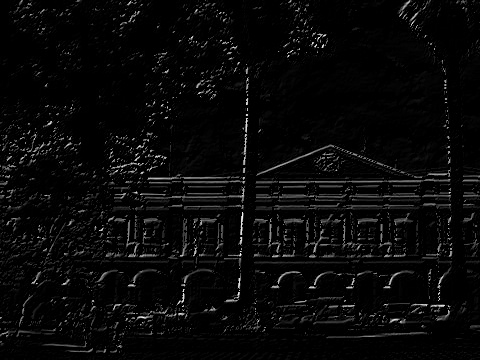
#> input picture Deskriptor/src/poem/directional0.jpg, 480 x 360 px; its folder holds only this picture in this run
$ python poem.py directional0.jpg   (Python 2 division)
#> lines starting #> are read from the running program, lines starting #| are printed output that depends on the picture
#> in main, img is the input picture: shape (360, 480); min 0, max 251, mean 9
# -*- coding: utf-8 -*-
"""
Poem slouzi k detekci hran.

@author: Katerina Kratochvilova
"""

import cv2
import numpy as np
import math
import sys #srgv

from matplotlib import pyplot as plt

DEBUG = True
COUNT_DIRECTIONS = 3
CELL_SIZE = 3 #7
BLOCK_SIZE = 8 #10
TAU = 4

def write_matrix_file(matrix, file_name):
    """
    Zapise zaslanou matici do souboru.

    Keyword arguments:
            matrix -- matice, ktera ma byt ulozena do souboru.
            file_name -- nazev souboru do ktereho se ma matice ulozit.
    """
    soubor = open(file_name, 'w')
    for row in matrix:
        for item in row:
            soubor.write(" {} ".format(item))
        soubor.write("\n")
    soubor.close()


def count_gradient(img):
    """
    Spocita gradienty obrazku (smery rustu), tak ze na nej pouzije masky x_kernel a y_kernel.

    Keyword arguments:
            img -- obrazek, pro ktery se ma gradient spocitat.
    Return arguments:
            gradient -- vypocteny gradient.
    """
    ddepth = -1; #when ddepth=-1, the output image will have the same depth as the source.

    img = img.astype(float) #prevedeme obrazek na float, v zakladu je uint, kdyz to neudelame tak nam misto zapornych cisel vyjde v gradientech 0

    x_kernel = np.array([1.0, 0.0, -1.0]).reshape((1,3))
    y_kernel = np.array([1.0, 0.0, -1.0])
    #x_kernel = np.array([-1.0, 1.0]).reshape((1,2))
    #y_kernel = np.array([-1.0, 1.0])

    gradient = np.zeros((2, img.shape[0], img.shape[1]), dtype = float)
    gradient[0,:,:] = cv2.filter2D(img, ddepth, x_kernel, borderType=cv2.BORDER_REPLICATE)
    gradient[1,:,:] = cv2.filter2D(img, ddepth, y_kernel, borderType=cv2.BORDER_REPLICATE)

    if (DEBUG):
        write_matrix_file(gradient[0], "gradientX.txt")
        write_matrix_file(gradient[1], "gradientY.txt")
        cv2.imwrite('gradientX.jpg', gradient[0,:,:])
        cv2.imwrite('gradientY.jpg', gradient[1,:,:])

    return gradient


def count_magnitude(gradient):
    """"
    Spocte magnitudu, velikost smeru rustu. Magnituda = velikost vektoru.

    Keyword arguments:
            gradient -- gradient pro ktery se ma magnituda spocitat.
    Return arguments:
            magnitude -- vypoctene magnitudy.
    """
    magnitude = cv2.magnitude(gradient[0,:,:],gradient[1,:,:])
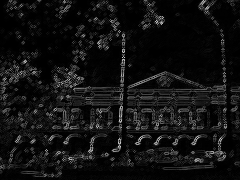
#> magnitude: shape (180, 240) float64; min 0, max 209.7, mean 17.8

    if (DEBUG):
        write_matrix_file(magnitude, "magnitude.txt")
        cv2.imwrite('magnitude.jpg', magnitude)

    return magnitude


# [17 lines left out: function count_phase, not called in this run]


def compute_direction(count_directions, gradient, magnitude):
    """
        Spocita uhly kam vektor smeruje a rozradi se do matic podle smeru (pocet smeru = count_directions)

        Keyword arguments:
            count_directions -- pocet smeru.
            gradient -- gradient.
            magnitude -- magnitudy.
        Return arguments:
            directional -- 3 matice, roztridene podle fazi, obsahujici magnitudy.
    """
#> called with count_directions = 3, gradient = array of shape (2, 180, 240)

    phases = cv2.phase(gradient[0], gradient[1], angleInDegrees=False)
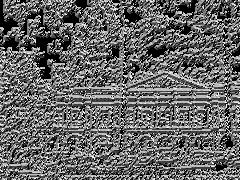
#> phases: shape (180, 240) float64; min 0, max 6.28, mean 2.55; drawn with min black and max white
    #angleInDegrees – when true, the input angles are measured in degrees, otherwise, they are measured in radians.

    if (DEBUG):
        write_matrix_file(phases, "phase.txt")

    size_of_direction = 2 * math.pi / count_directions

    #vytvoreni matice na magnitudy rozrazene podle smeru
    directional = np.zeros((count_directions, gradient[0].shape[0], gradient[0].shape[1]), dtype=float)

    for x in range(len(phases)):
        for y in range(len(phases[x])):
            for i in range(count_directions):
                #zarazeni do prislusneho smeru
                if(phases[x][y] >= (i*size_of_direction) and phases[x][y] < ((i+1)*size_of_direction)):
                    directional[i][x][y] = magnitude[x][y]

    if (DEBUG):
        for i in range(len(directional)):
            write_matrix_file(directional[i,:,:], "directional{}.txt".format(i+1))
            cv2.imwrite('directional{}.jpg'.format(i+1), directional[i,:,:])
#> this loop made 3 passes
#> pass 1, in compute_direction, `cv2.imwrite('directional{}.jpg'.format(i+1), directional[i,:,:])`:
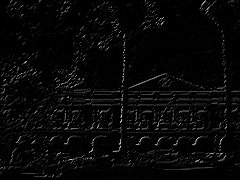
#> saved as directional1.jpg: shape (180, 240); min 0, max 208, mean 7.5

    return directional


def compute_aems(count_directions, cell_size, directional):
    """
        Vypocita lokalni histogramu gradientu z okoli.

        Keyword arguments:
            count_directions -- pocet smeru.
            cell_size - velikost cell (okoli).
            directional -- rozsmerovane magnitudy podle fazi.
        Return arguments:
            aems -- vypoctene lokalni histogramy z okoli.
    """
#> called with count_directions = 3, cell_size = 3, directional = array of shape (3, 180, 240)
    # use either convolution or integral image
    kernel = np.ones((cell_size, cell_size))
    kernel = kernel[:,:]/(cell_size*cell_size)
    aems = np.zeros((count_directions, directional[0].shape[0], directional[0].shape[1]), dtype=float)
    for d in range(count_directions):
        aems[d, :, :] = cv2.filter2D(directional[d, :, :], -1, kernel, borderType=cv2.BORDER_REPLICATE)


    if (DEBUG):
        for d in range(len(aems)):
            write_matrix_file(aems[d,:,:], "aems{}.txt".format(d))
            cv2.imwrite('aems{}.jpg'.format(d), aems[d,:,:])

    return aems


def compute_lbp(directions, aems, block_size, tau):
    """
        LBP.

        Keyword arguments:
            directions -- pocet smeru.
            aems - vypoctene lokalni histogramy z okoli.
            block_size -- velikost blocku.
            tau -- konstanta, ktera se pripocitava k centralnimu, vhodne pri konstantnim okoli.
        Return arguments:
            lbp -- vypoctene lbp.
    """
#> called with directions = 3, aems = array of shape (3, 180, 240), block_size = 8, tau = 4
    bordersize = block_size / 2 + 1

    lbp = np.zeros(aems.shape, dtype=np.uint8)
    for d in range(directions):
        border_img = cv2.copyMakeBorder(aems[d, :, :], top=bordersize, bottom=bordersize, left=bordersize, right=bordersize, borderType=cv2.BORDER_REPLICATE)
        write_matrix_file(border_img, "border1{}.txt".format(d))

        for r in range(bordersize, border_img.shape[0] - bordersize):
            for c in range(bordersize, border_img.shape[1] - bordersize):
                #do LBP posilam cely block
                lbp[d, r - bordersize, c - bordersize] = compute_lbp_value(r, c, border_img, block_size, tau)

        if (DEBUG):
            for i in range(len(lbp)):
                write_matrix_file(lbp[i,:,:], "lbp{}.txt".format(i+1))
                cv2.imwrite('lbp{}.jpg'.format(i+1), lbp[i,:,:])
                write_matrix_file(border_img, "border{}.txt".format(i+1))
                cv2.imwrite('border{}.jpg'.format(i+1), border_img)
#> this loop made 3 passes
#> pass 1, in compute_lbp, `border_img = cv2.copyMakeBorder(aems[d, :, :], top=bordersize, bottom=..`:
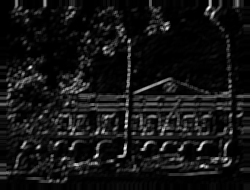
#> border_img: shape (190, 250) float64; min 0, max 87.49, mean 7.2; drawn with min black and max white
#> pass 1, in compute_lbp, `cv2.imwrite('lbp{}.jpg'.format(i+1), lbp[i,:,:])`:
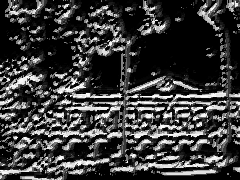
#> saved as lbp1.jpg: shape (180, 240); min 0, max 255, mean 59.5
#> pass 1, in compute_lbp, `cv2.imwrite('border{}.jpg'.format(i+1), border_img)`:
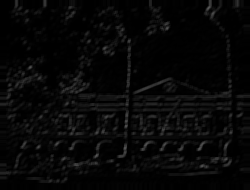
#> saved as border1.jpg: shape (190, 250); min 0, max 87, mean 7.1
#> after the loop:
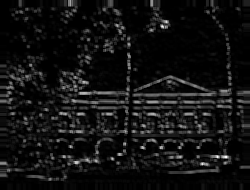
#> border_img: shape (190, 250) float64; min 0, max 73.98, mean 5.3; drawn with min black and max white

    return lbp


def compute_lbp_value(r, c, border_img, block_size, tau):
    """
        Vypocte konkretni LBP hodnotu, pro dany pixel.

        Keyword arguments:
            r -- row, radek (zkratka souradnice [r,c])
            c -- column, sloupec.
            border_img -- obrazek i s rameckem.
            block_size -- velikost blocku.
            tau -- konstanta, ktera se pripocitava k centralnimu, vhodne pri konstantnim okoli.
        Return arguments:
            val -- vypoctene lbp pro jeden pixel.
    """
    radius = float(block_size) / 2

    val = 0
    center = border_img[r, c]
    #print "Computing lbp val for", repr(r), repr(c), "center val:", center
    count_pixels = 8
    for i in range(count_pixels): # vyberu si jen 8 pixelu z celeho kola
    #2 * np.pi / cout_pixels - rozdelim celou periodu pi na 8 casti a vezmu vzdycky i-tou cast, tu stcim do konsinu a posunu to na okraj radius
        x = c -1 + np.cos(i * 2 * np.pi / count_pixels) * radius # zjistit pozici pixelu
        y = r -1 + np.sin(i * 2 * np.pi / count_pixels) * radius #zjistit pozici pixelu
        v = border_img[int(y), int(x)] # hodnota pixelu

        if (v >= (center + tau)):
            val += np.power(2, i) # 2 na i-tou

    return val


def compute_histogram(lbp, x = 4, y = 4):
#> called with lbp = array of shape (3, 180, 240), x = 4, y = 4
    histogram_size = 256
    histograms = np.zeros(x*y * len(lbp) * histogram_size)
    step_x = len(lbp[0]) /x
    step_y = len(lbp[0,0]) /y
    print "step_x {} step_y {}".format(step_x, step_y)
#| step_x 45 step_y 60

    for d in range(len(lbp)):
        for row_block in range(x):
            for column_block in range(y):
                print "x: {} y: {}".format(row_block,column_block)
                shift_direction = d*(x*y*histogram_size) #posunu se na spravny smer v histogramu
                shift_block = ((row_block*x)+column_block)*histogram_size  #posunu se na spravny block v histogramu
                compute_local_histogram(histograms,lbp[d], row_block, column_block, step_x, step_y, shift_direction, shift_block)

    soubor = open("histogram.txt", 'w')
    for item in histograms:
            soubor.write(" {} ".format(item))
#> this loop made 12288 passes
#> item on passes 1 to 3: 1237, 132, 47

    soubor.close()


def compute_local_histogram(histogram, lbp, row_block, column_block, step_x, step_y, shift_direction, shift_block):
    print lbp.shape

    for x in range(step_x*row_block, step_x*(row_block+1)): #od zacatku blocku, #dokonce blocku po radcich
        #print "x: {}".format(x)
        for y in range (step_y * column_block, step_y * (column_block+1)): # po sloupcich
            #print "y: {}".format(y)
            #print "{} {} ".format(x,y)
            #print "{} {} lbp: {} ".format(x,y, lbp[x,y])

            index = shift_direction+shift_block+int(lbp[x,y])
            histogram[index] = histogram[index] + 1

    #histogram = histogram / np.sum(histogram)
    print histogram


# [37 lines left out: function compute_histogram_experiments, not called in this run]


def main():
    img_name = sys.argv[1]
    img_name = img_name.strip() #odriznuti netisknutelnych znaku
    img = cv2.imread(img_name,0)
    #img = cv2.imread("../../../Data/iaprtc12/images/00/51.jpg", 0)

    factor = 0.5 #zmenseni obrazkuna polovinu
    img = cv2.resize(img, (0,0), fx=factor, fy=factor)

    gradient = count_gradient(img)
    magnitude = count_magnitude(gradient)
    directional = compute_direction(COUNT_DIRECTIONS, gradient, magnitude)
    aems = compute_aems(COUNT_DIRECTIONS, CELL_SIZE, directional)

    lbp = compute_lbp(COUNT_DIRECTIONS, aems, BLOCK_SIZE, TAU)

    compute_histogram(lbp)

main()

$ run again, on Deskriptor/src/poem/directional1.jpg
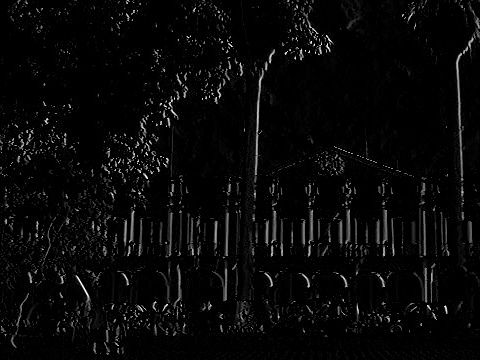
#> input picture Deskriptor/src/poem/directional1.jpg, 480 x 360 px
#> in main, img is the input picture: shape (360, 480); min 0, max 255, mean 8.3
#> in compute_direction, `phases = cv2.phase(gradient[0], gradient[1], angleInDegrees=False)`:
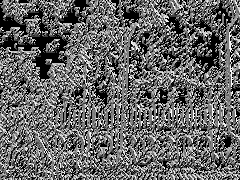
#> phases: shape (180, 240) float64; min 0, max 6.28, mean 2.53; drawn with min black and max white
#> the loop in compute_direction, `for i in range(len(directional)):` made 3 passes
#> the loop in compute_aems, `for d in range(len(aems)):` made 3 passes
#> the loop in compute_lbp, `for d in range(directions):` made 3 passes
#> after the loop in compute_lbp, `for d in range(directions):`:
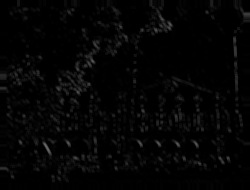
#> border_img: shape (190, 250) float64; min 0, max 105.3, mean 4.8
#| step_x 45 step_y 60
#> the loop in compute_histogram, `for d in range(len(lbp)):` made 3 passes
#> (printed output is left out)
#> the loop in compute_histogram, `for item in histograms:` made 12288 passes
#> item on passes 1 to 3: 1455, 133, 45

$ run again, on Deskriptor/src/poem/directional3.jpg
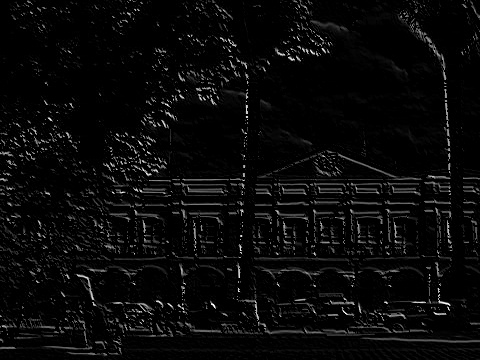
#> input picture Deskriptor/src/poem/directional3.jpg, 480 x 360 px
#> in main, img is the input picture: shape (360, 480); min 0, max 255, mean 9.6
#> the loop in compute_direction, `for i in range(len(directional)):` made 3 passes
#> the loop in compute_aems, `for d in range(len(aems)):` made 3 passes
#> the loop in compute_lbp, `for d in range(directions):` made 3 passes
#> pass 1, in compute_lbp, `border_img = cv2.copyMakeBorder(aems[d, :, :], top=bordersize, bottom=..`:
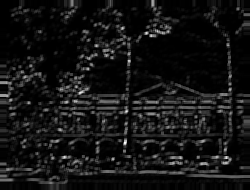
#> border_img: shape (190, 250) float64; min 0, max 77.59, mean 6.1; drawn with min black and max white
#> after the loop in compute_lbp, `for d in range(directions):`:
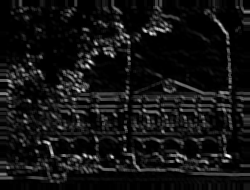
#> border_img: shape (190, 250) float64; min 0, max 96.84, mean 7.5; drawn with min black and max white
#| step_x 45 step_y 60
#> the loop in compute_histogram, `for d in range(len(lbp)):` made 3 passes
#> (printed output is left out)
#> the loop in compute_histogram, `for item in histograms:` made 12288 passes
#> item on passes 1 to 3: 1414, 128, 53
